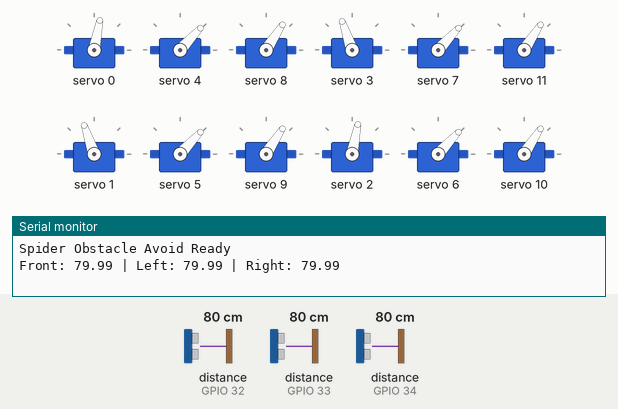
Simulated run of this sketch. Board: ESP32. Shown: 12 × servo, the last lines printed to the serial monitor. Wiring (inferred from the names in the program): 3 × ultrasonic range finder: trigger GPIO 25, echo GPIO 32 / trigger GPIO 26, echo GPIO 33 / trigger GPIO 27, echo GPIO 34. The test bench sets the inputs (shaded band); at power-on: distance to the obstacle (sensors on GPIO 32, GPIO 33, GPIO 34) 80 cm. The echo pulse lasts 58.3 µs per cm.

Above: at 2.2 s.
2.3 s: distance to the obstacle (sensor on GPIO 32) set to 2 cm
At 3.77 s:
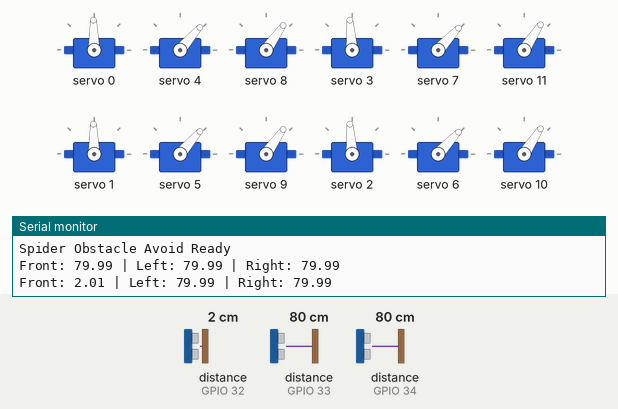
5.8 s: distance to the obstacle (sensor on GPIO 33) set to 120 cm
At 6.58 s:
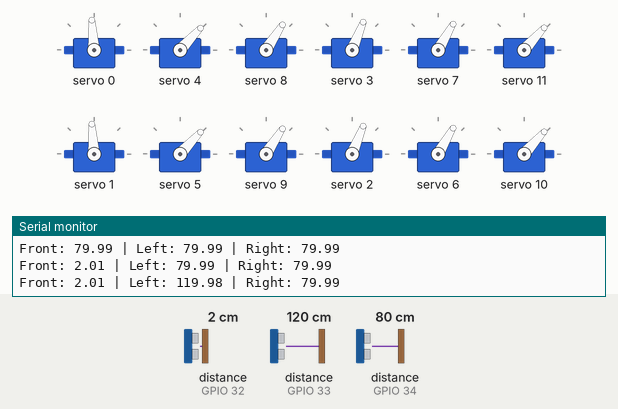
9.3 s: distance to the obstacle (sensor on GPIO 34) set to 120 cm
At 9.75 s:
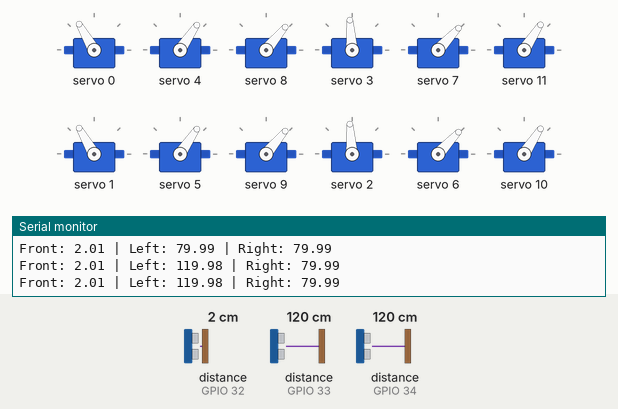
14.2 s: distance to the obstacle (sensor on GPIO 32) set to 18 cm
At 14.49 s:
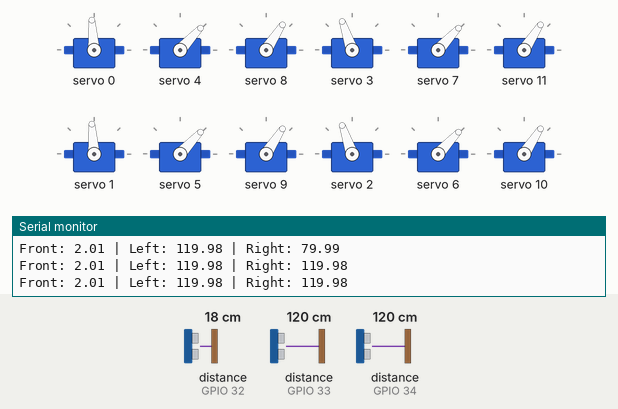
17.7 s: distance to the obstacle (sensor on GPIO 33) set to 2 cm
24.6 s: distance to the obstacle (sensor on GPIO 33) set to 9 cm
Timing chart, 0 to 29.1 s (numbered marks = the images above; inputs shaded):
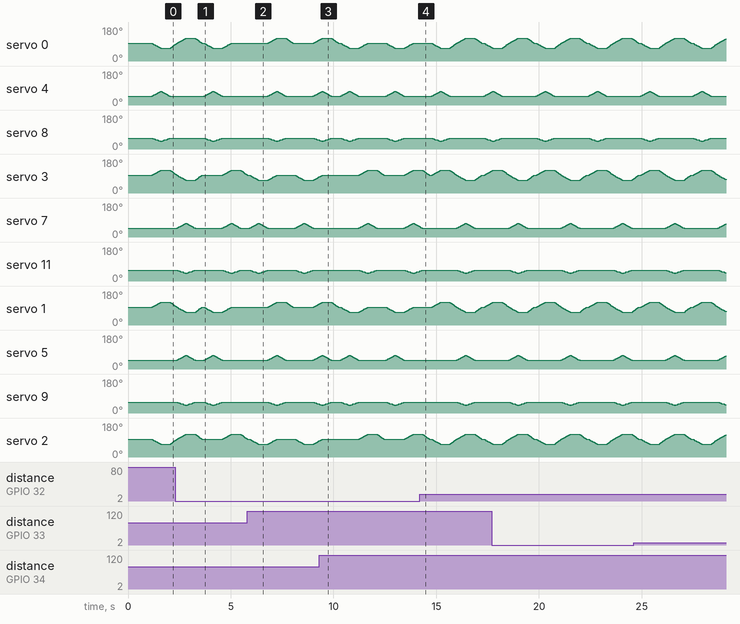

The sketch:

OBSTACLE_avoidance.ino
```cpp
#include <Wire.h>
#include <Adafruit_PWMServoDriver.h>

Adafruit_PWMServoDriver pca9685 = Adafruit_PWMServoDriver(0x40);

#define SERVOMIN 110
#define SERVOMAX 510

// ===== FL =====
#define FL1 0
#define FL2 4
#define FL3 8

// ===== BL =====
#define BL1 1
#define BL2 5
#define BL3 9

// ===== BR =====
#define BR1 2
#define BR2 6
#define BR3 10

// ===== FR =====
#define FR1 3
#define FR2 7
#define FR3 11

// ===== Ultrasonic pins =====
#define TRIG_FRONT 25
#define ECHO_FRONT 32

#define TRIG_LEFT  26
#define ECHO_LEFT  33

#define TRIG_RIGHT 27
#define ECHO_RIGHT 34

// ===== Home pose =====
int h1 = 90, h2 = 45, h3 = 55;

// current angles
int fl1=h1, fl2=h2, fl3=h3;
int bl1=h1, bl2=h2, bl3=h3;
int br1=h1, br2=h2, br3=h3;
int fr1=h1, fr2=h2, fr3=h3;

// distance thresholds
float frontLimit = 18.0;   // cm
float sideLimit  = 15.0;   // cm

// ===========================
int angleToPulse(int a) {
  return map(a, 0, 180, SERVOMIN, SERVOMAX);
}

void setServo(int ch, int a) {
  a = constrain(a, 0, 180);
  pca9685.setPWM(ch, 0, angleToPulse(a));
}

// ===========================
// ultrasonic read
float readUltrasonic(int trigPin, int echoPin) {
  digitalWrite(trigPin, LOW);
  delayMicroseconds(2);

  digitalWrite(trigPin, HIGH);
  delayMicroseconds(10);
  digitalWrite(trigPin, LOW);

  long duration = pulseIn(echoPin, HIGH, 25000); // 25ms timeout

  if (duration == 0) return -1;

  float distance = duration * 0.0343 / 2.0;
  return distance;
}

// ===========================
// move all legs smooth
void moveAll(
  int fl1_t, int fl2_t, int fl3_t,
  int fr1_t, int fr2_t, int fr3_t,
  int bl1_t, int bl2_t, int bl3_t,
  int br1_t, int br2_t, int br3_t,
  int steps = 20, int dly = 15
) {
  int s_fl1 = fl1, s_fl2 = fl2, s_fl3 = fl3;
  int s_fr1 = fr1, s_fr2 = fr2, s_fr3 = fr3;
  int s_bl1 = bl1, s_bl2 = bl2, s_bl3 = bl3;
  int s_br1 = br1, s_br2 = br2, s_br3 = br3;

  for (int i = 1; i <= steps; i++) {
    int a_fl1 = s_fl1 + (fl1_t - s_fl1) * i / steps;
    int a_fl2 = s_fl2 + (fl2_t - s_fl2) * i / steps;
    int a_fl3 = s_fl3 + (fl3_t - s_fl3) * i / steps;

    int a_fr1 = s_fr1 + (fr1_t - s_fr1) * i / steps;
    int a_fr2 = s_fr2 + (fr2_t - s_fr2) * i / steps;
    int a_fr3 = s_fr3 + (fr3_t - s_fr3) * i / steps;

    int a_bl1 = s_bl1 + (bl1_t - s_bl1) * i / steps;
    int a_bl2 = s_bl2 + (bl2_t - s_bl2) * i / steps;
    int a_bl3 = s_bl3 + (bl3_t - s_bl3) * i / steps;

    int a_br1 = s_br1 + (br1_t - s_br1) * i / steps;
    int a_br2 = s_br2 + (br2_t - s_br2) * i / steps;
    int a_br3 = s_br3 + (br3_t - s_br3) * i / steps;

    setServo(FL1, a_fl1); setServo(FL2, a_fl2); setServo(FL3, a_fl3);
    setServo(FR1, a_fr1); setServo(FR2, a_fr2); setServo(FR3, a_fr3);
    setServo(BL1, a_bl1); setServo(BL2, a_bl2); setServo(BL3, a_bl3);
    setServo(BR1, a_br1); setServo(BR2, a_br2); setServo(BR3, a_br3);

    delay(dly);
  }

  fl1 = fl1_t; fl2 = fl2_t; fl3 = fl3_t;
  fr1 = fr1_t; fr2 = fr2_t; fr3 = fr3_t;
  bl1 = bl1_t; bl2 = bl2_t; bl3 = bl3_t;
  br1 = br1_t; br2 = br2_t; br3 = br3_t;
}

// ===========================
void HOME() {
  moveAll(
    h1,h2,h3,
    h1,h2,h3,
    h1,h2,h3,
    h1,h2,h3,
    25,15
  );
}

// ===========================
// FORWARD
void stepForward() {
  moveAll(
    65,70,40,    115,45,55,   115,45,55,   65,70,40,   20,15
  );
  moveAll(
    65,45,55,    115,45,55,   115,45,55,   65,45,55,   20,15
  );
  moveAll(
    90,45,55,    90,45,55,    90,45,55,    90,45,55,   15,15
  );

  moveAll(
    115,45,55,   65,70,40,    65,70,40,    115,45,55,  20,15
  );
  moveAll(
    115,45,55,   65,45,55,    65,45,55,    115,45,55,  20,15
  );
  moveAll(
    90,45,55,    90,45,55,    90,45,55,    90,45,55,   15,15
  );
}

// ===========================
// BACKWARD
void stepBackward() {
  moveAll(
    115,70,40,   65,45,55,    65,45,55,    115,70,40,  20,15
  );
  moveAll(
    115,45,55,   65,45,55,    65,45,55,    115,45,55,  20,15
  );
  moveAll(
    90,45,55,    90,45,55,    90,45,55,    90,45,55,   15,15
  );

  moveAll(
    65,45,55,    115,70,40,   115,70,40,   65,45,55,   20,15
  );
  moveAll(
    65,45,55,    115,45,55,   115,45,55,   65,45,55,   20,15
  );
  moveAll(
    90,45,55,    90,45,55,    90,45,55,    90,45,55,   15,15
  );
}

// ===========================
// TURN LEFT
void stepLeft() {
  moveAll(
    90,45,55,    65,70,40,    90,45,55,    65,70,40,   20,15
  );
  moveAll(
    90,45,55,    65,45,55,    90,45,55,    65,45,55,   20,15
  );
  moveAll(
    115,70,40,   90,45,55,    115,70,40,   90,45,55,   20,15
  );
  moveAll(
    115,45,55,   90,45,55,    115,45,55,   90,45,55,   20,15
  );
  moveAll(
    90,45,55,    90,45,55,    90,45,55,    90,45,55,   15,15
  );
}

// ===========================
// TURN RIGHT
void stepRight() {
  moveAll(
    65,70,40,    90,45,55,    65,70,40,    90,45,55,   20,15
  );
  moveAll(
    65,45,55,    90,45,55,    65,45,55,    90,45,55,   20,15
  );
  moveAll(
    90,45,55,    115,70,40,   90,45,55,    115,70,40,  20,15
  );
  moveAll(
    90,45,55,    115,45,55,   90,45,55,    115,45,55,  20,15
  );
  moveAll(
    90,45,55,    90,45,55,    90,45,55,    90,45,55,   15,15
  );
}

// ===========================
void setup() {
  Serial.begin(115200);
  Wire.begin(21, 22);

  pca9685.begin();
  pca9685.setPWMFreq(50);
  delay(500);

  pinMode(TRIG_FRONT, OUTPUT);
  pinMode(ECHO_FRONT, INPUT);

  pinMode(TRIG_LEFT, OUTPUT);
  pinMode(ECHO_LEFT, INPUT);

  pinMode(TRIG_RIGHT, OUTPUT);
  pinMode(ECHO_RIGHT, INPUT);

  HOME();

  Serial.println("Spider Obstacle Avoid Ready");
}

// ===========================
void loop() {
  float frontDist = readUltrasonic(TRIG_FRONT, ECHO_FRONT);
  delay(30);
  float leftDist  = readUltrasonic(TRIG_LEFT, ECHO_LEFT);
  delay(30);
  float rightDist = readUltrasonic(TRIG_RIGHT, ECHO_RIGHT);
  delay(30);

  Serial.print("Front: "); Serial.print(frontDist);
  Serial.print(" | Left: "); Serial.print(leftDist);
  Serial.print(" | Right: "); Serial.println(rightDist);

  // no object in front -> go forward
  if (frontDist == -1 || frontDist > frontLimit) {
    stepForward();
  }
  else {
    // obstacle in front
    if ((leftDist == -1 || leftDist > sideLimit) && (rightDist != -1 && rightDist <= sideLimit)) {
      stepLeft();
    }
    else if ((rightDist == -1 || rightDist > sideLimit) && (leftDist != -1 && leftDist <= sideLimit)) {
      stepRight();
    }
    else if ((leftDist == -1 || leftDist > sideLimit) && (rightDist == -1 || rightDist > sideLimit)) {
      // both open -> choose bigger side
      if (leftDist > rightDist) stepLeft();
      else stepRight();
    }
    else {
      // all blocked
      stepBackward();
    }
  }
}
```
